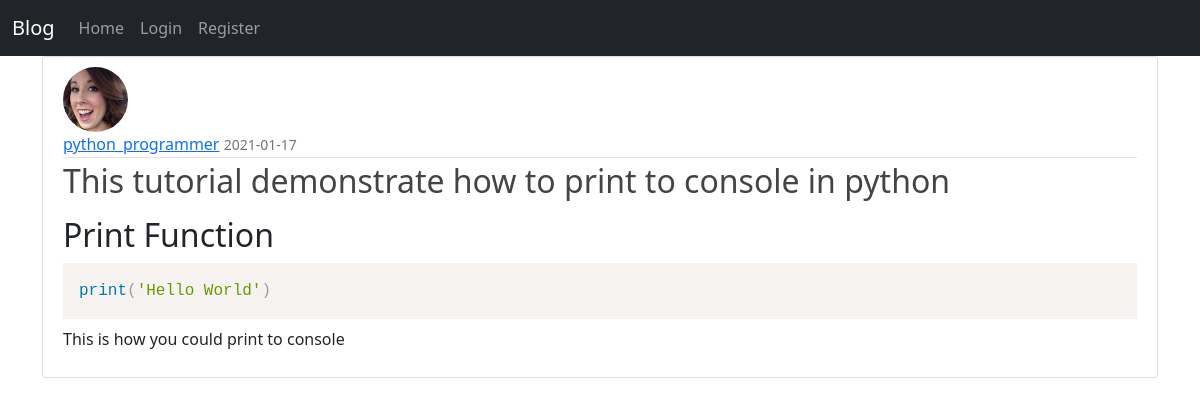
The app's page /post/2/ with its own data.
### blog/model.py (models this page shows, shortened)
class User(db.Model,UserMixin):
    __tablename__='users'
    id = db.Column(db.Integer,primary_key=True)
    username = db.Column(db.String, unique = True, nullable=False)
    password = db.Column(db.String, nullable= False)
    email = db.Column(db.String, nullable= False)
    image_file = db.Column(db.String, nullable = False, default = 'default.jpg')
    post = db.relationship('Post',backref='author',lazy=True)

class Post(db.Model):
    id = db.Column(db.Integer,primary_key=True)
    user_id = db.Column(db.Integer,db.ForeignKey('users.id'), nullable = False)
    title = db.Column(db.String(128), nullable = False)
    short_description = db.Column(db.String(250), nullable=False)
    post = db.Column(db.Text, nullable = False)
    date = db.Column(db.DateTime)

### blog/posts/views.py (the view)
@posts_blueprint.route('/<int:post_id>/')
def single_post(post_id):
    post = Post.query.get_or_404(post_id)
    form = DeletePost()
    return render_template('posts/single_post.html',post=post,form=form)

### blog/templates/posts/single_post.html (shortened to what this page needs)
{% extends "base.html" %}
{% block content %}
<link rel="stylesheet" href="{{url_for('static',filename='css/prism.css')}}">
  <article class="media content-section">
    <img class="rounded-circle article-img" src="{{ url_for('static', filename='profile_pic/' + post.author.image_file) }}">
    <div class="media-body">
      <div class="article-metadata">
        <a class="mr-2" href="{{url_for('profile.user_posts',username = post.author.username)}}">{{ post.author.username }}</a>
        <small class="text-muted">{{ post.date.strftime('%Y-%m-%d') }}</small>
      </div>
      <h2 class="article-title">{{ post.title }}</h2>
      <p class="article-content">{{ post.post|safe }}</p>
    </div>
  </article>
  {% endblock %}

### blog/static/css/main.css (style rules this page uses)
.content-section { background: #ffffff; padding: 10px 20px; border: 1px solid #dddddd; border-radius: 3px; margin-bottom: 20px; }
.article-title { color: #444444; }
.article-content { white-space: pre-line; }
.article-img { height: 65px; width: 65px; margin-right: 16px; }
.article-metadata { padding-bottom: 1px; margin-bottom: 4px; border-bottom: 1px solid #e3e3e3 }

### blog/static/css/prism.css (style rules this page uses)
code[class*="language-"], pre[class*="language-"] { color: black; background: none; text-shadow: 0 1px white; font-family: Consolas, Monaco, 'Andale Mono', 'Ubuntu Mono', monospace; font-size: 1em; text-align: left; white-space: pre; word-spacing: normal; word-break: normal; word-wrap: normal; line-height: 1.5; -moz-tab-size: 4; -o-tab-size: 4; tab-size: 4; -webkit-hyphens: none; -moz-hyphens: none; -ms-hyphens: none; hyphens: none; }
pre[class*="language-"] { padding: 1em; margin: .5em 0; overflow: auto; }
:not(pre) > code[class*="language-"], pre[class*="language-"] { background: #f5f2f0; }

### records on screen
User: image_file (picture), author.username "python_programmer"
Post: date "2021-01-17", title "This tutorial demonstrate how to print to console in python", post "Print Function This is how you could print to console"
